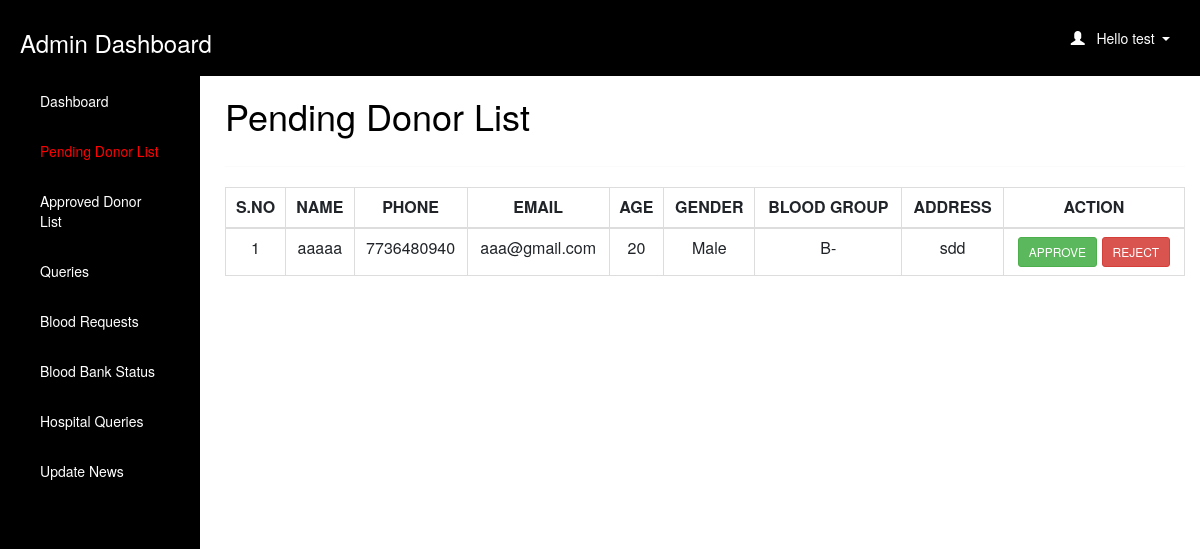
The page /admin/donorpend.php (signed in) on the database as committed earlier.
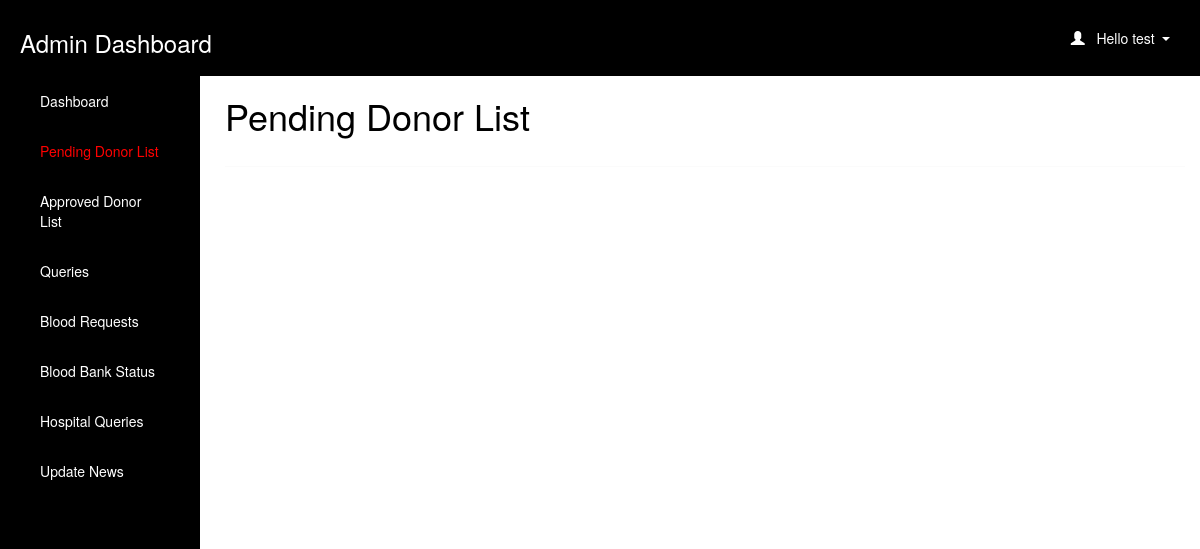
The same page on the database as committed later.
### tables this page shows
CREATE TABLE `donors_pending` (
  `id` int(11) NOT NULL,
  `name` varchar(50) NOT NULL,
  `mobile` varchar(10) NOT NULL,
  `mail_id` varchar(50) NOT NULL,
  `age` int(60) NOT NULL,
  `gender` varchar(10) NOT NULL,
  `blood_group` varchar(10) NOT NULL,
  `address` varchar(100) NOT NULL,
  `city` varchar(20) NOT NULL,
  `state` varchar(30) NOT NULL,
  `date_time` timestamp NOT NULL DEFAULT current_timestamp(),
  `status` varchar(20) NOT NULL DEFAULT 'pending'
);

### admin/donorpend.php (the view, shortened to what this page needs)
<html>
<head>
  <link rel="stylesheet" href="https://cdn.jsdelivr.net/npm/bootstrap@5.2.3/dist/css/bootstrap.min.css">
</head>
<?php
  if (isset($_SESSION['loggedin']) && $_SESSION['loggedin'] == true) {
  ?>
<body style="color:black">
<div id="header">
<?php include 'header.php';
?>
</div>
<div id="sidebar">
<?php $active="donorpend"; include 'sidebar.php'; ?>
</div>
<div id="content" >
  <div class="content-wrapper">
    <div class="container-fluid">
      <div class="row">
        <div class="col-md-12 lg-12 sm-12">
          <h1 class="page-title">Pending Donor List</h1>
        </div>
      </div>
      <hr>
      <?php
        include 'connection.php';
        $count=1;
        $sql= "select * from donors_pending where status='pending'";
        $result=mysqli_query($connection,$sql);
        if(mysqli_num_rows($result)>0)   {
       ?>
       <div class="table-responsive">
      <table class="table table-bordered" style="text-align:center">
          <thead style="text-align:center">
          <th style="text-align:center">S.NO</th>
          <th style="text-align:center">NAME</th>
          <th style="text-align:center">PHONE</th>
          <th style="text-align:center">EMAIL</th>
          <th style="text-align:center">AGE</th>
          <th style="text-align:center">GENDER</th>
          <th style="text-align:center">BLOOD GROUP</th>
          <th style="text-align:center">ADDRESS</th>
          <th style="text-align:center">ACTION</th>
          </thead>
          <tbody>
            <?php
            while($row = mysqli_fetch_assoc($result)) { ?>
          <tr>
                  <td><?php echo $count++; ?></td>
                  <td><?php echo $row['name']; ?></td>
                  <td><?php echo $row['mobile']; ?></td>
                  <td><?php echo $row['mail_id']; ?></td>
                  <td><?php echo $row['age']; ?></td>
                  <td><?php echo $row['gender']; ?></td>
                    <td><?php echo $row['blood_group']; ?></td>
                    <td><?php echo $row['address']; ?></td>
                    <td id="btn-text">
                    <button class="btn btn-primary btn-sm btn-success" onclick="window.location.href = 'approve_donor.php?id=<?php echo $row['id']; ?>';">APPROVE</button>
                    <button class="btn btn-primary btn-sm btn-danger" onclick="window.location.href = 'reject_donor.php?id=<?php echo $row['id']; ?>';">REJECT</button>
                    </td>
           </tr>
            <?php } ?>
          </tbody>
      </table>
    </div>
    <?php } ?>
  </div>
  </div>
</div>
   <?php }
    ?>
</body>
</html>

Rows that differ between the two databases and show on the page:
removed donors_pending: name "aaaaa", mobile "7736480940", mail "aaa@gmail.com", age "20", gender "Male", blood_group "B-", address "sdd"
Other text that changed with them:
text no longer shown: "S.NO NAME PHONE EMAIL AGE GENDER BLOOD GROUP ADDRESS ACTION"
